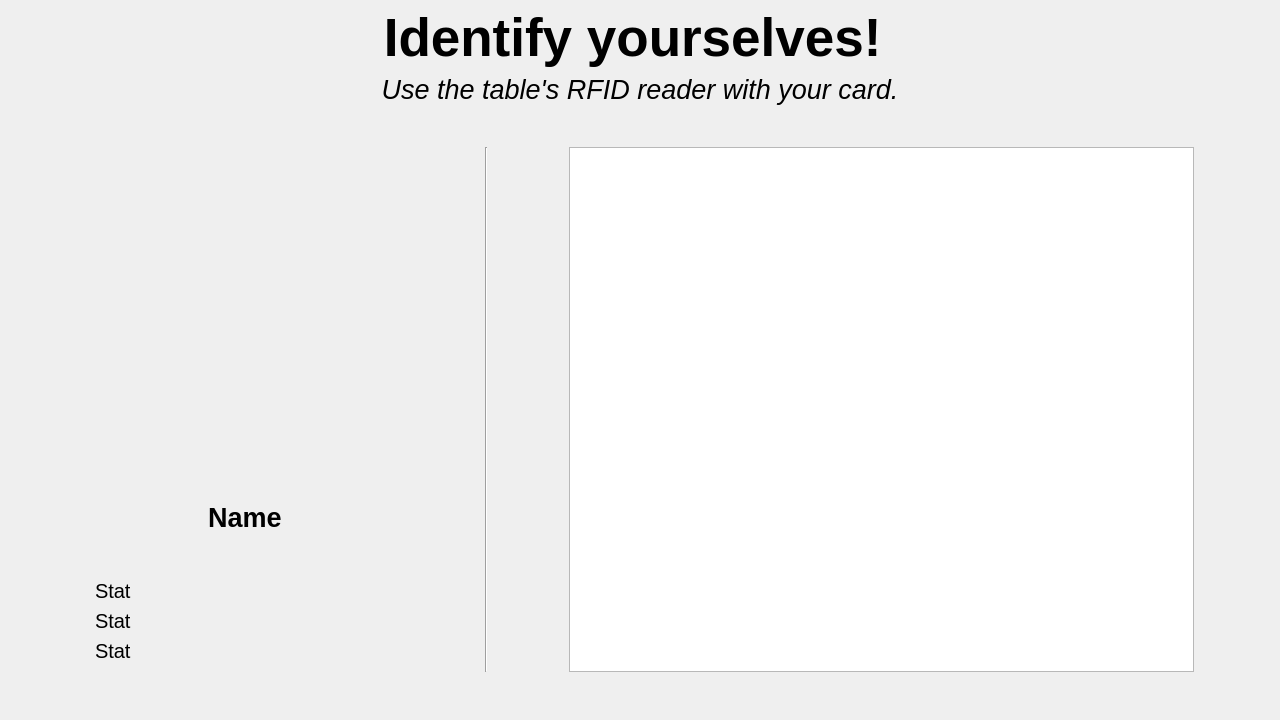
<?xml version="1.0" encoding="UTF-8"?>
<ui version="4.0">
 <class>Form</class>
 <widget class="QWidget" name="Form">
  <property name="geometry">
   <rect>
    <x>0</x>
    <y>0</y>
    <width>1280</width>
    <height>720</height>
   </rect>
  </property>
  <property name="windowTitle">
   <string>Form</string>
  </property>
  <layout class="QVBoxLayout" name="verticalLayout">
   <item>
    <widget class="QLabel" name="label_5">
     <property name="minimumSize">
      <size>
       <width>0</width>
       <height>32</height>
      </size>
     </property>
     <property name="font">
      <font>
       <pointsize>40</pointsize>
       <weight>75</weight>
       <bold>true</bold>
      </font>
     </property>
     <property name="text">
      <string>Identify yourselves! </string>
     </property>
     <property name="alignment">
      <set>Qt::AlignBottom|Qt::AlignHCenter</set>
     </property>
    </widget>
   </item>
   <item>
    <widget class="QLabel" name="label_6">
     <property name="font">
      <font>
       <pointsize>20</pointsize>
       <italic>true</italic>
      </font>
     </property>
     <property name="text">
      <string>Use the table's RFID reader with your card.</string>
     </property>
     <property name="alignment">
      <set>Qt::AlignHCenter|Qt::AlignTop</set>
     </property>
    </widget>
   </item>
   <item>
    <spacer name="verticalSpacer">
     <property name="orientation">
      <enum>Qt::Vertical</enum>
     </property>
     <property name="sizeType">
      <enum>QSizePolicy::Preferred</enum>
     </property>
     <property name="sizeHint" stdset="0">
      <size>
       <width>20</width>
       <height>40</height>
      </size>
     </property>
    </spacer>
   </item>
   <item>
    <layout class="QHBoxLayout" name="horizontalLayout">
     <item>
      <spacer name="horizontalSpacer_6">
       <property name="orientation">
        <enum>Qt::Horizontal</enum>
       </property>
       <property name="sizeType">
        <enum>QSizePolicy::Preferred</enum>
       </property>
       <property name="sizeHint" stdset="0">
        <size>
         <width>75</width>
         <height>20</height>
        </size>
       </property>
      </spacer>
     </item>
     <item>
      <layout class="QVBoxLayout" name="layoutP1P2">
       <item>
        <widget class="QWidget" name="widgetLayoutP1" native="true">
         <layout class="QHBoxLayout" name="layoutP1">
          <item>
           <layout class="QVBoxLayout" name="verticalLayout_3">
            <item>
             <layout class="QHBoxLayout" name="horizontalLayout_5">
              <item>
               <widget class="QWidget" name="img" native="true">
                <property name="minimumSize">
                 <size>
                  <width>300</width>
                  <height>300</height>
                 </size>
                </property>
                <property name="styleSheet">
                 <string notr="true">border-image: url(:/ui/img/placeholder_head.jpg);</string>
                </property>
               </widget>
              </item>
             </layout>
            </item>
            <item>
             <spacer name="verticalSpacer_4">
              <property name="orientation">
               <enum>Qt::Vertical</enum>
              </property>
              <property name="sizeHint" stdset="0">
               <size>
                <width>20</width>
                <height>40</height>
               </size>
              </property>
             </spacer>
            </item>
            <item>
             <widget class="QLabel" name="lblName">
              <property name="font">
               <font>
                <pointsize>20</pointsize>
                <weight>75</weight>
                <bold>true</bold>
               </font>
              </property>
              <property name="text">
               <string>Name</string>
              </property>
              <property name="alignment">
               <set>Qt::AlignCenter</set>
              </property>
             </widget>
            </item>
            <item>
             <spacer name="verticalSpacer_3">
              <property name="orientation">
               <enum>Qt::Vertical</enum>
              </property>
              <property name="sizeHint" stdset="0">
               <size>
                <width>20</width>
                <height>40</height>
               </size>
              </property>
             </spacer>
            </item>
            <item>
             <widget class="QLabel" name="lblStat1">
              <property name="sizePolicy">
               <sizepolicy hsizetype="Fixed" vsizetype="Preferred">
                <horstretch>0</horstretch>
                <verstretch>0</verstretch>
               </sizepolicy>
              </property>
              <property name="minimumSize">
               <size>
                <width>300</width>
                <height>0</height>
               </size>
              </property>
              <property name="font">
               <font>
                <pointsize>15</pointsize>
               </font>
              </property>
              <property name="text">
               <string>Stat</string>
              </property>
              <property name="alignment">
               <set>Qt::AlignLeading|Qt::AlignLeft|Qt::AlignVCenter</set>
              </property>
              <property name="wordWrap">
               <bool>true</bool>
              </property>
             </widget>
            </item>
            <item>
             <widget class="QLabel" name="lblStat2">
              <property name="font">
               <font>
                <pointsize>15</pointsize>
               </font>
              </property>
              <property name="text">
               <string>Stat</string>
              </property>
              <property name="alignment">
               <set>Qt::AlignLeading|Qt::AlignLeft|Qt::AlignVCenter</set>
              </property>
             </widget>
            </item>
            <item>
             <widget class="QLabel" name="lblStat3">
              <property name="font">
               <font>
                <pointsize>15</pointsize>
               </font>
              </property>
              <property name="text">
               <string>Stat</string>
              </property>
             </widget>
            </item>
           </layout>
          </item>
         </layout>
        </widget>
       </item>
      </layout>
     </item>
     <item>
      <spacer name="horizontalSpacer_12">
       <property name="orientation">
        <enum>Qt::Horizontal</enum>
       </property>
       <property name="sizeType">
        <enum>QSizePolicy::Preferred</enum>
       </property>
       <property name="sizeHint" stdset="0">
        <size>
         <width>75</width>
         <height>20</height>
        </size>
       </property>
      </spacer>
     </item>
     <item>
      <widget class="Line" name="line">
       <property name="orientation">
        <enum>Qt::Vertical</enum>
       </property>
      </widget>
     </item>
     <item>
      <spacer name="horizontalSpacer_13">
       <property name="orientation">
        <enum>Qt::Horizontal</enum>
       </property>
       <property name="sizeType">
        <enum>QSizePolicy::Preferred</enum>
       </property>
       <property name="sizeHint" stdset="0">
        <size>
         <width>75</width>
         <height>20</height>
        </size>
       </property>
      </spacer>
     </item>
     <item>
      <widget class="QListWidget" name="playersList">
       <property name="font">
        <font>
         <pointsize>20</pointsize>
        </font>
       </property>
       <property name="horizontalScrollBarPolicy">
        <enum>Qt::ScrollBarAlwaysOff</enum>
       </property>
       <property name="autoScroll">
        <bool>true</bool>
       </property>
       <property name="editTriggers">
        <set>QAbstractItemView::NoEditTriggers</set>
       </property>
       <property name="showDropIndicator" stdset="0">
        <bool>false</bool>
       </property>
       <property name="alternatingRowColors">
        <bool>true</bool>
       </property>
       <property name="selectionMode">
        <enum>QAbstractItemView::NoSelection</enum>
       </property>
      </widget>
     </item>
     <item>
      <spacer name="horizontalSpacer_7">
       <property name="orientation">
        <enum>Qt::Horizontal</enum>
       </property>
       <property name="sizeType">
        <enum>QSizePolicy::Preferred</enum>
       </property>
       <property name="sizeHint" stdset="0">
        <size>
         <width>75</width>
         <height>20</height>
        </size>
       </property>
      </spacer>
     </item>
    </layout>
   </item>
   <item>
    <spacer name="verticalSpacer_2">
     <property name="orientation">
      <enum>Qt::Vertical</enum>
     </property>
     <property name="sizeType">
      <enum>QSizePolicy::Preferred</enum>
     </property>
     <property name="sizeHint" stdset="0">
      <size>
       <width>20</width>
       <height>40</height>
      </size>
     </property>
    </spacer>
   </item>
  </layout>
 </widget>
 <resources>
  <include location="assets.qrc"/>
 </resources>
 <connections/>
</ui>
